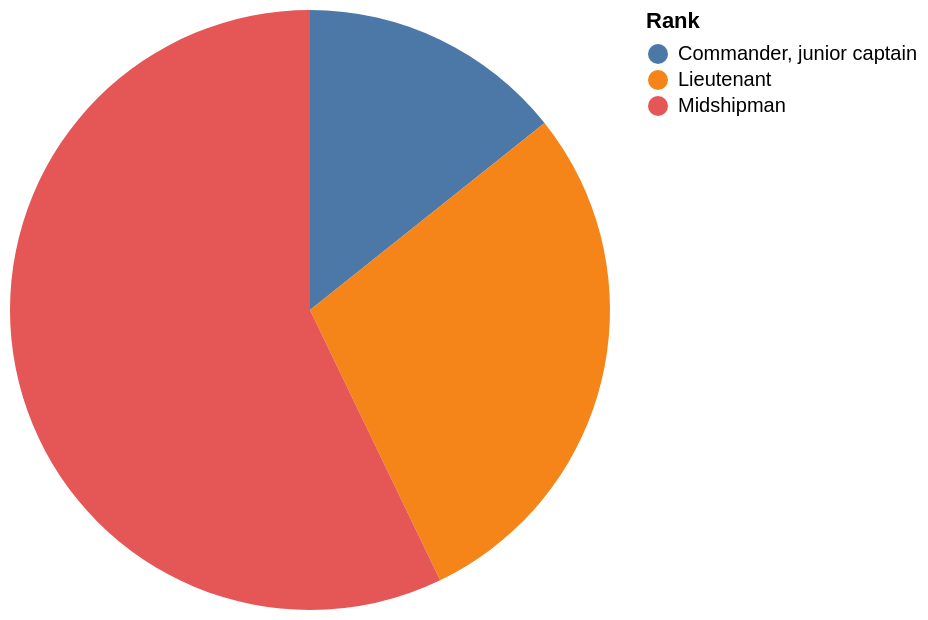

Describe this chart as a Vega-Lite specification.
### Vega-Lite specification from a JSON file in a GitHub repository (floating-point values rounded to 4 significant figures)
{"data": {"values": [{"x_data": "Commander, junior captain", "y_data": 1}, {"x_data": "Lieutenant", "y_data": 2}, {"x_data": "Midshipman", "y_data": 4}]}, "mark": "arc", "encoding": {"theta": {"field": "y_data", "type": "quantitative", "title": "COUNT(Rank)"}, "color": {"field": "x_data", "type": "nominal", "title": "Rank"}}}
